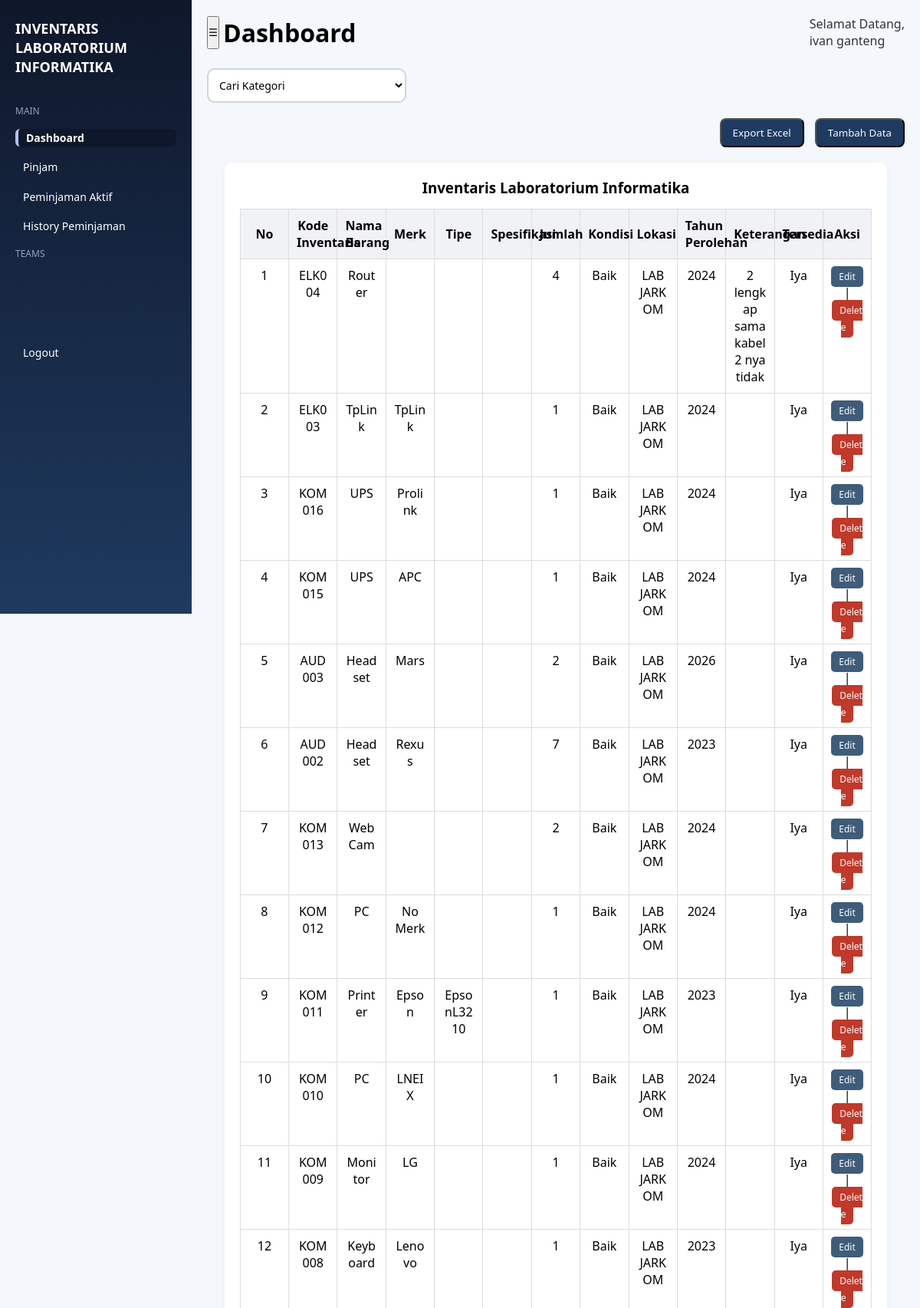
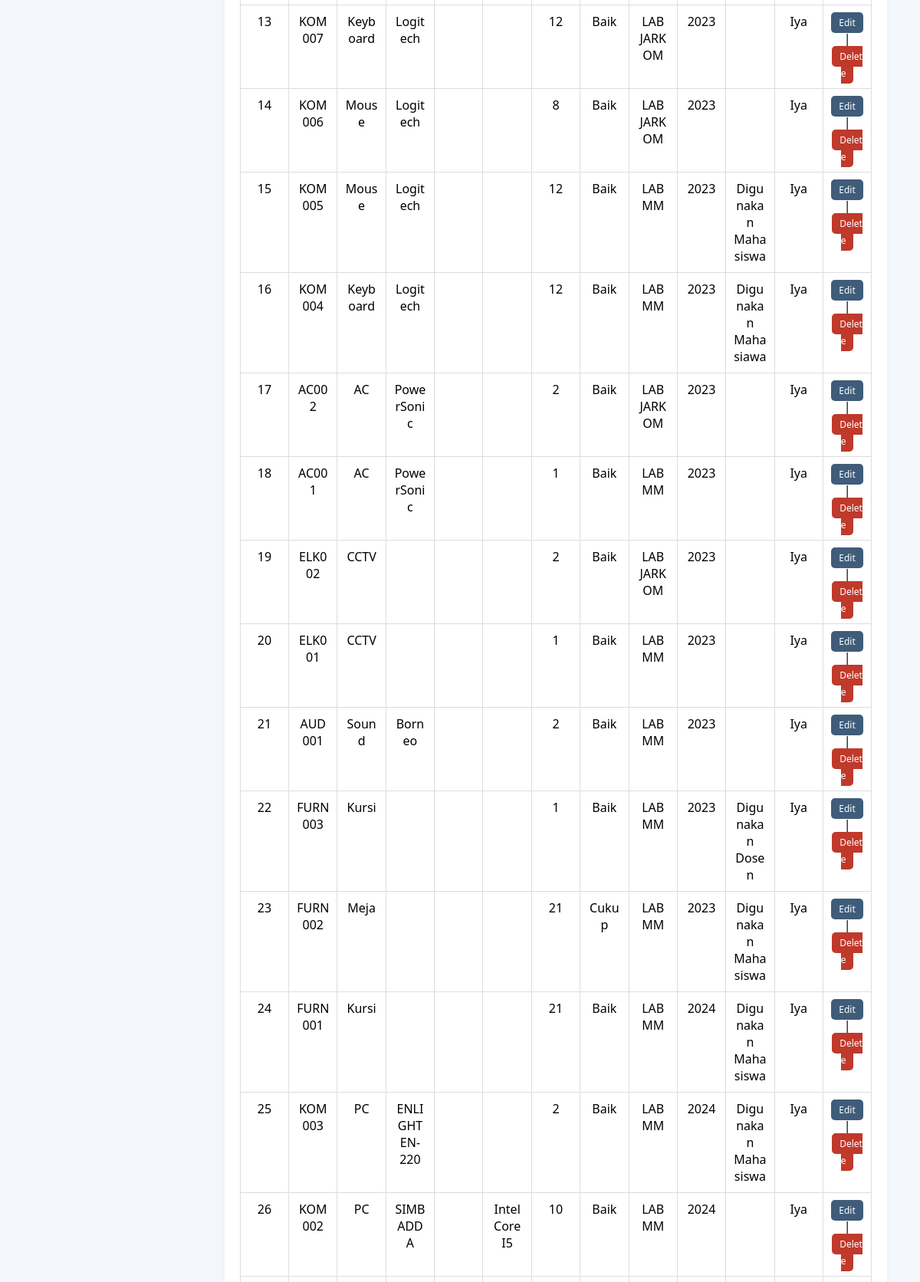
Screenshot of /admin/dashboard.php (signed in, upper part) with the database file from the repository (2 pictures, top to bottom).
### tables this page shows
CREATE TABLE `barang` (
  `id` int NOT NULL,
  `kategori_id` int DEFAULT NULL,
  `kode_inventaris` varchar(50) NOT NULL,
  `nama_barang` varchar(100) NOT NULL,
  `merk` varchar(100) DEFAULT NULL,
  `tipe` varchar(100) DEFAULT NULL,
  `spesifikasi` text,
  `jumlah` int NOT NULL,
  `kondisi` enum('Baik','Cukup','Rusak') NOT NULL,
  `lokasi` varchar(100) DEFAULT NULL,
  `tahun_perolehan` year DEFAULT NULL,
  `keterangan` text,
  `tersedia` tinyint(1) NOT NULL DEFAULT '1',
  `create_at` timestamp NULL DEFAULT CURRENT_TIMESTAMP
);

### Admin/dashboard.php (the view, shortened to what this page needs)
<?php
    require_once __DIR__ . "/../config/database.php";
    $where_sql = '';
    $query = "
        SELECT barang.*, kategori.nama_kategori
        FROM barang
        JOIN kategori ON barang.kategori_id = kategori.id
        $where_sql
        ORDER BY barang.id DESC
    ";
    $result = mysqli_query($conn, $query)
?>
<!DOCTYPE html>
<html lang="en">
<head>
    <link href="https://cdn.jsdelivr.net/npm/select2@4.1.0-rc.0/dist/css/select2.min.css" rel="stylesheet" />
    <link rel="stylesheet" href="../assets/style.css">
</head>
<body class="body">
    <div class="container">
        <?php $page = basename($_SERVER['PHP_SELF']); ?>
        <div class="sidebar" id="sidebar">
            <h2 class="logo">INVENTARIS LABORATORIUM<br>INFORMATIKA</h2>
            <div class="menu-group">
                <p class="menu-title">MAIN</p>
                <ul>
                    <li><a href="#" class="menu-item <?=  $page=='dashboard.php'?'active':''?>">Dashboard</a></li>
                    <li><a href="../pinjam.php" class="menu-item  <?=  $page=='pinjam.php'?'active':''?>">Pinjam</a></li>
                    <li><a href="peminjaman.php" class="menu-item  <?=  $page=='peminjaman.php'?'active':''?>">Peminjaman Aktif</a></li>
                    <li><a href="../history_peminjaman.php" class="menu-item  <?=  $page=='history_peminjaman.php'?'active':''?>">History Peminjaman</a></li>
                </ul>
            </div>
            <div class="menu-group">
                <p class="menu-title">TEAMS</p>
            </div>
            <div class="logout">
                <a href="../logout.php" class="menu-item logout">Logout</a>
            </div>
        </div>
        <div class="main" id="main">
            <div class="header">
                <div class="button_dash">
                    <button id="toggleSidebar">☰</button>
                    <h1>Dashboard</h1>
                </div>
                <div class="user">Selamat Datang, <br><?php echo $_SESSION["username"];?></div>
            </div>
            <div class="kategori-select">
                <form method="GET">
                    <select name="kategori" class="kategori-slct" id="kategoriSelect">
                        <option value="">Cari Kategori</option>
                    </select>
                </form>
            </div>
                <div class="actions">
                    <button class="btn-primary"><a href="export_excel.php">Export Excel</a></button>
                    <button class="btn-primary"><a href="create.php">Tambah Data</a></button>
                </div>
            <div class="table-container">
                <h3>Inventaris Laboratorium Informatika</h3>
                <table>
                    <thead>
                        <tr class="table-header">
                            <th>No</th>
                            <th>Kode Inventaris</th>
                            <th>Nama Barang</th>
                            <th>Merk</th>
                            <th>Tipe</th>
                            <th>Spesifikasi</th>
                            <th>Jumlah</th>
                            <th>Kondisi</th>
                            <th>Lokasi</th>
                            <th>Tahun Perolehan</th>
                            <th>Keterangan</th>
                            <th>Tersedia</th>
                            <th>Aksi</th>
                        </tr>
                    </thead>
                        <?php
                        $no = 1;
                        while ($row = mysqli_fetch_assoc($result)) {
                        ?>
                    <tbody>
                        <tr class="table-row">
                            <td><?= $no++; ?></td>
                            <td><?= $row['kode_inventaris']; ?></td>
                            <td><?= $row['nama_barang']; ?></td>
                            <td><?= $row['merk']; ?></td>
                            <td><?= $row['tipe']; ?></td>
                            <td><?= $row['spesifikasi']; ?></td>
                            <td><?= $row['jumlah']; ?></td>
                            <td><?= $row['kondisi']; ?></td>
                            <td><?= $row['lokasi']; ?></td>
                            <td><?= $row['tahun_perolehan']; ?></td>
                            <td><?= $row['keterangan']; ?></td>
                            <td><?= $row['tersedia'] == 1 ? 'Iya' : 'Tidak'; ?></td>
                            <td>
                                <a class="btn-edit"   href="edit.php?id=<?=  $row['id'];?>">Edit</a> |
                                <a class="btn-delete"  href="delete.php?id=<?=  $row['id'];?>"
                                    onclick="return confirm('Yakin mau hapus data ini?')">
                                    Delete
                                </a>
                            </td>
                            <?php } ?>
                        </tr>
                    </tbody>
                </table>
            </div>
        </div>
    </div>
</body>
</html>

### assets/style.css (style rules this page uses)
* { margin: 0; padding: 0; box-sizing: border-box; font-family: 'Segoe UI', Tahoma, Geneva, Verdana, sans-serif; }
.body { background : #f4f7fb; display: flex; }
.container { display: contents; }
.sidebar { width: 250px; height: 100vh; background: linear-gradient(180deg, #0f172a, #1e3a5f); color: white; padding: 25px 20px; position: fixed; transition: 0.3s; left: 0; top: 0; }
.logo { font-size: 18px; font-weight: bold; line-height: 1.4; margin-bottom: 35px; }
.sidebar ul { list-style: none; }
.sidebar ul li { margin: 15px 0; }
.sidebar ul li a { text-decoration: none; color: white; padding: 10px; display: block; border-radius: 6px; transition: 0.3s; }
.menu-group { margin-bottom: 15px; }
.menu-title { font-size: 12px; color: #94a3b8; margin-bottom: 5px; }
.menu-item { display: block; padding: 4px 10px; font-size: 14px; color: white; text-decoration: none; margin-bottom: 2px; line-height: 0.25; }
.menu-item.active { background: #0f172a; border-left: 4px solid #b8c1ec; font-weight: bold; }
.logout { position: absolute; margin-top: 50px; }
.logout a { color: white; text-decoration: none; }
.main { flex: 1; margin-left: 250px; padding: 20px; width: 100%; transition: 0.3s; }
.header { display: flex; align-items:center; margin-bottom: 25px; gap: 10px; justify-content: space-between; }
.button_dash { display: flex; gap: 5px; }
.user { font-size: 16px; color: #333; justify-items: end; }
.actions { margin-bottom: 20px; justify-content: right; text-align: right; }
.btn-primary { display: inline-block; padding: 8px 15px; border-radius: 8px; text-decoration: none; background: #1e3a5f; color: white; margin-left: 10px; }
.btn-primary a { color: #f8fafc; text-decoration: none; }
.kategori-select { margin: 20px 0; }
.kategori-slct { width: 260px; height: 45px; border-radius: 10px; border: 2px solid #d1d5db; padding: 0 10px; font-size: 14px; background: white; cursor: pointer; }
.table-container { width: 95%; margin: 20px auto; background: white; padding: 20px; border-radius: 10px; box-shadow: 0 4px 10px rgba(0, 0, 0, 0.05); transition: 0.3s; }
table { width: 100%; border-collapse: collapse; background-color: white; border-color: #000; text-align: center; table-layout: fixed; }
.table-container h3 { text-align: center; margin-bottom: 15px; font-family: 'Segoe UI', Tahoma, Geneva, Verdana, sans-serif; }
.table-header th { background-color: #f1f2f6; text-align: center; font-weight: bold; border: 1px solid #ddd; padding: 10px; }
.table-row td { border: 1px solid #ddd; padding: 10px; vertical-align: top; word-wrap: break-word; }
.btn-edit { background: #3f5c7a; color: white; padding: 5px 10px; border-radius: 5px; text-decoration: none; font-size: 12px; }
.btn-delete { background: #c0392b; color: white; padding: 5px 10px; border-radius: 5px; text-decoration: none; font-size: 12px; }

### rows the page displays
barang: kode_inventaris "ELK004", nama_barang "Router", jumlah "4", kondisi "Baik", lokasi "LAB JARKOM", tahun_perolehan "2024", keterangan "2 lengkap sama kabel 2 nya tidak", tersedia "Iya"
barang: kode_inventaris "ELK003", nama_barang "TpLink", merk "TpLink", jumlah "1", kondisi "Baik", lokasi "LAB JARKOM", tahun_perolehan "2024", tersedia "Iya"
barang: kode_inventaris "KOM016", nama_barang "UPS", merk "Prolink", jumlah "1", kondisi "Baik", lokasi "LAB JARKOM", tahun_perolehan "2024", tersedia "Iya"
barang: kode_inventaris "KOM015", nama_barang "UPS", merk "APC", jumlah "1", kondisi "Baik", lokasi "LAB JARKOM", tahun_perolehan "2024", tersedia "Iya"
barang: kode_inventaris "AUD003", nama_barang "Headset", merk "Mars", jumlah "2", kondisi "Baik", lokasi "LAB JARKOM", tahun_perolehan "2026", tersedia "Iya"
barang: kode_inventaris "AUD002", nama_barang "Headset", merk "Rexus", jumlah "7", kondisi "Baik", lokasi "LAB JARKOM", tahun_perolehan "2023", tersedia "Iya"
barang: kode_inventaris "KOM013", nama_barang "Web Cam", jumlah "2", kondisi "Baik", lokasi "LAB JARKOM", tahun_perolehan "2024", tersedia "Iya"
barang: kode_inventaris "KOM012", nama_barang "PC", merk "No Merk", jumlah "1", kondisi "Baik", lokasi "LAB JARKOM", tahun_perolehan "2024", tersedia "Iya"
barang: kode_inventaris "KOM011", nama_barang "Printer", merk "Epson", tipe "EpsonL3210", jumlah "1", kondisi "Baik", lokasi "LAB JARKOM", tahun_perolehan "2023", tersedia "Iya"
barang: kode_inventaris "KOM010", nama_barang "PC", merk "LNEIX", jumlah "1", kondisi "Baik", lokasi "LAB JARKOM", tahun_perolehan "2024", tersedia "Iya"
barang: kode_inventaris "KOM009", nama_barang "Monitor", merk "LG", jumlah "1", kondisi "Baik", lokasi "LAB JARKOM", tahun_perolehan "2024", tersedia "Iya"
barang: kode_inventaris "KOM008", nama_barang "Keyboard", merk "Lenovo", jumlah "1", kondisi "Baik", lokasi "LAB JARKOM", tahun_perolehan "2023", tersedia "Iya"
barang: kode_inventaris "KOM007", nama_barang "Keyboard", merk "Logitech", jumlah "12", kondisi "Baik", lokasi "LAB JARKOM", tahun_perolehan "2023", tersedia "Iya"
barang: kode_inventaris "KOM006", nama_barang "Mouse", merk "Logitech", jumlah "8", kondisi "Baik", lokasi "LAB JARKOM", tahun_perolehan "2023", tersedia "Iya"
barang: kode_inventaris "KOM005", nama_barang "Mouse", merk "Logitech", jumlah "12", kondisi "Baik", lokasi "LAB MM", tahun_perolehan "2023", keterangan "Digunakan Mahasiswa", tersedia "Iya"
barang: kode_inventaris "KOM004", nama_barang "Keyboard", merk "Logitech", jumlah "12", kondisi "Baik", lokasi "LAB MM", tahun_perolehan "2023", keterangan "Digunakan Mahasiawa", tersedia "Iya"
barang: kode_inventaris "AC002", nama_barang "AC", merk "PowerSonic", jumlah "2", kondisi "Baik", lokasi "LAB JARKOM", tahun_perolehan "2023", tersedia "Iya"
barang: kode_inventaris "AC001", nama_barang "AC", merk "PowerSonic", jumlah "1", kondisi "Baik", lokasi "LAB MM", tahun_perolehan "2023", tersedia "Iya"
barang: kode_inventaris "ELK002", nama_barang "CCTV", jumlah "2", kondisi "Baik", lokasi "LAB JARKOM", tahun_perolehan "2023", tersedia "Iya"
barang: kode_inventaris "ELK001", nama_barang "CCTV", jumlah "1", kondisi "Baik", lokasi "LAB MM", tahun_perolehan "2023", tersedia "Iya"
barang: kode_inventaris "AUD001", nama_barang "Sound", merk "Borneo", jumlah "2", kondisi "Baik", lokasi "LAB MM", tahun_perolehan "2023", tersedia "Iya"
barang: kode_inventaris "FURN003", nama_barang "Kursi", jumlah "1", kondisi "Baik", lokasi "LAB MM", tahun_perolehan "2023", keterangan "Digunakan Dosen", tersedia "Iya"
barang: kode_inventaris "FURN002", nama_barang "Meja", jumlah "21", kondisi "Cukup", lokasi "LAB MM", tahun_perolehan "2023", keterangan "Digunakan Mahasiswa", tersedia "Iya"
barang: kode_inventaris "FURN001", nama_barang "Kursi", jumlah "21", kondisi "Baik", lokasi "LAB MM", tahun_perolehan "2024", keterangan "Digunakan Mahasiswa", tersedia "Iya"
barang: kode_inventaris "KOM003", nama_barang "PC", merk "ENLIGHT EN-220", jumlah "2", kondisi "Baik", lokasi "LAB MM", tahun_perolehan "2024", keterangan "Digunakan Mahasiswa", tersedia "Iya"
barang: kode_inventaris "KOM002", nama_barang "PC", merk "SIMBADDA", spesifikasi "Intel Core I5", jumlah "10", kondisi "Baik", lokasi "LAB MM", tahun_perolehan "2024", tersedia "Iya"

### other values shown
$_SESSION["username"] "ivan ganteng"
